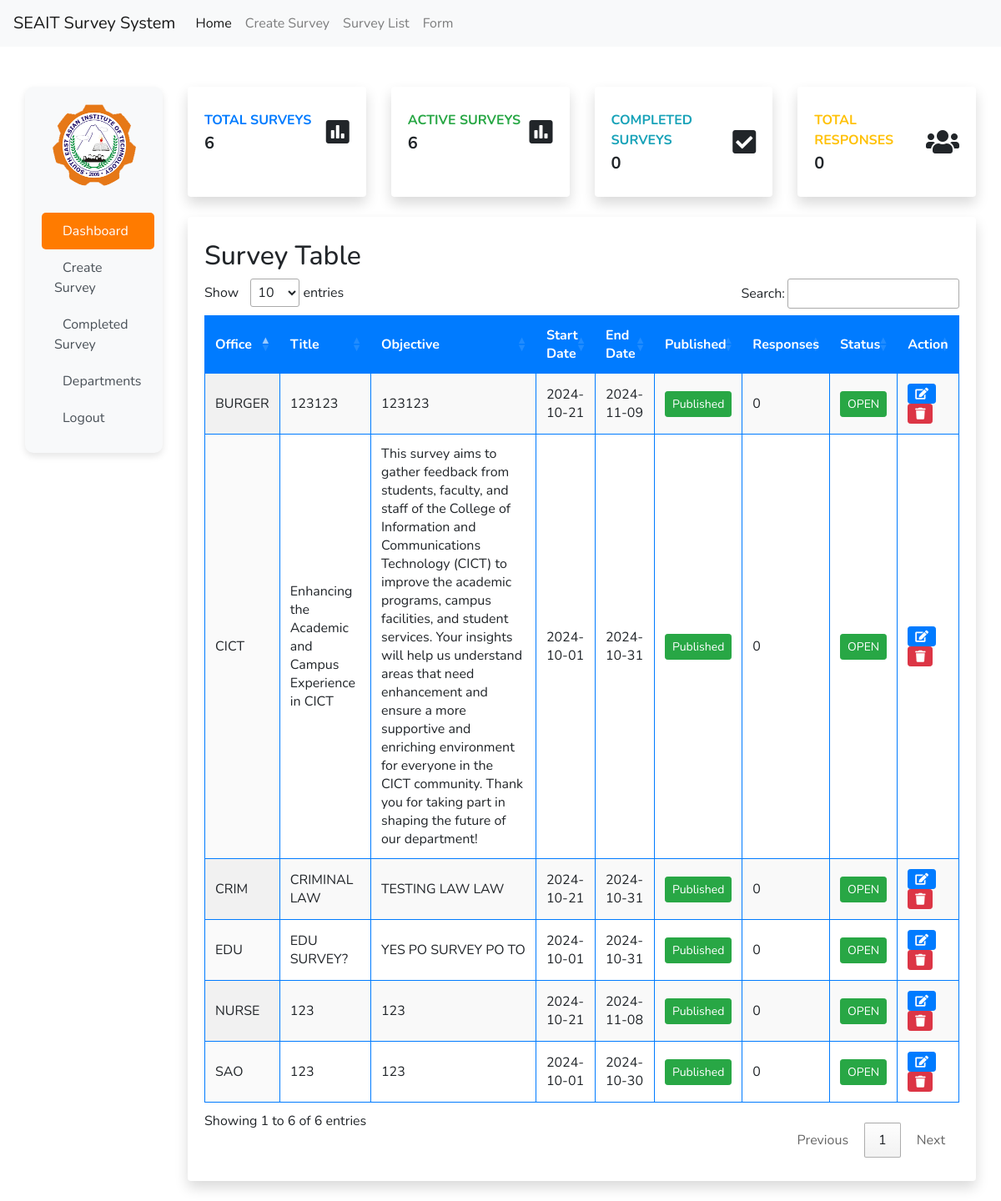
Page /trash/home.php on the committed database.
### tables this page shows
CREATE TABLE IF NOT EXISTS `surveys` (
  `survey_id` int NOT NULL AUTO_INCREMENT,
  `office` varchar(100) NOT NULL,
  `title` varchar(255) NOT NULL,
  `objective` text,
  `is_anonymous` tinyint(1) DEFAULT '0',
  `is_published` tinyint(1) DEFAULT '0',
  `start_date` date DEFAULT NULL,
  `end_date` date DEFAULT NULL,
  `created_by` int DEFAULT NULL,
  `created_at` timestamp NULL DEFAULT CURRENT_TIMESTAMP,
  `updated_at` timestamp NULL DEFAULT CURRENT_TIMESTAMP ON UPDATE CURRENT_TIMESTAMP,
  `is_complete` int NOT NULL,
  PRIMARY KEY (`survey_id`),
  KEY `created_by` (`created_by`)
);

### trash/home.php (the view, shortened to what this page needs)
<?php include 'includes/header.php';
include 'includes/navtop.php';
mysqli_set_charset($conn, "utf8");
$surveytable = "SELECT * FROM surveys";
if ($stmt = mysqli_prepare($conn, $surveytable)) {
    mysqli_stmt_execute($stmt);
    $surveyresult = mysqli_stmt_get_result($stmt);
} else {
    echo "Failed to prepare statement: " . mysqli_error($conn);
}
?>
<link rel="stylesheet" href="https://cdnjs.cloudflare.com/ajax/libs/font-awesome/5.13.0/css/all.min.css">
<link rel="stylesheet" href="https://cdn.datatables.net/1.11.5/css/jquery.dataTables.min.css">
<link rel="stylesheet" href="../css/home.css">
<div class="container-fluid d-flex">
    <?php include 'includes/sidebar.php'; ?>
    <div class="col">
        <div class="row">
            <div class="container-fluid mt-5">
                <div class="row">
                    <div class="col-xl-3 col-md-6 mb-4">
                        <div class="card border-left-primary shadow h-100 py-2">
                            <div class="card-body">
                                <div class="row no-gutters align-items-center">
                                    <div class="col mr-2">
                                        <div class="text-xs font-weight-bold text-primary text-uppercase mb-1">Total
                                            Surveys
                                        </div>
                                        <div class="h5 mb-0 font-weight-bold text-gray-800">
                                            <?php echo mysqli_num_rows($surveyresult); ?>
                                        </div>
                                    </div>
                                    <div class="col-auto">
                                        <i class="fas fa-poll fa-2x text-gray-300"></i>
                                    </div>
                                </div>
                            </div>
                        </div>
                    </div>
                    <div class="col-xl-3 col-md-6 mb-4">
                        <div class="card border-left-success shadow h-100 py-2">
                            <div class="card-body">
                                <div class="row no-gutters align-items-center">
                                    <div class="col mr-2">
                                        <div class="text-xs font-weight-bold text-success text-uppercase mb-1">Active
                                            Surveys
                                        </div>
                                        <?php
                                        $activesurveys = "SELECT * FROM surveys WHERE end_date > NOW() OR is_published = 0";
                                        if ($stmt = mysqli_prepare($conn, $activesurveys)) {
                                            mysqli_stmt_execute($stmt);
                                            $activesurveyresult = mysqli_stmt_get_result($stmt);
                                        }
                                        ?>
                                        <div class="h5 mb-0 font-weight-bold text-gray-800">
                                            <?php echo mysqli_num_rows($activesurveyresult); ?>
                                        </div>
                                    </div>
                                    <div class="col-auto">
                                        <i class="fas fa-poll fa-2x text-gray-300"></i>
                                    </div>
                                </div>
                            </div>
                        </div>
                    </div>
                    <div class="col-xl-3 col-md-6 mb-4">
                        <div class="card border-left-info shadow h-100 py-2">
                            <div class="card-body">
                                <div class="row no-gutters align-items-center">
                                    <div class="col mr-2">
                                        <div class="text-xs font-weight-bold text-info text-uppercase mb-1">Completed
                                            Surveys</div>
                                        <?php
                                        $completeurveys = "SELECT * FROM surveys WHERE end_date < NOW() AND is_published = 1";
                                        if ($stmt = mysqli_prepare($conn, $completeurveys)) {
                                            mysqli_stmt_execute($stmt);
                                            $completeurveyresult = mysqli_stmt_get_result($stmt);
                                        }
                                        ?>
                                        <div class="h5 mb-0 font-weight-bold text-gray-800">
                                            <?php echo mysqli_num_rows($completeurveyresult); ?>
                                        </div>
                                    </div>
                                    <div class="col-auto">
                                        <i class="fas fa-check-square fa-2x text-gray-300"></i>
                                    </div>
                                </div>
                            </div>
                        </div>
                    </div>
                    <div class="col-xl-3 col-md-6 mb-4">
                        <div class="card border-left-warning shadow h-100 py-2">
                            <div class="card-body">
                                <div class="row no-gutters align-items-center">
                                    <div class="col mr-2">
                                        <div class="text-xs font-weight-bold text-warning text-uppercase mb-1">Total
                                            Responses</div>
                                        <?php
                                        $surveyresponses = "SELECT COUNT(*) AS total_responses FROM surveyresponses";
                                        if ($stmt = mysqli_prepare($conn, $surveyresponses)) {
                                            mysqli_stmt_execute($stmt);
                                            $surveyresponsesresult = mysqli_stmt_get_result($stmt);
                                            $surveyresponsesrow = mysqli_fetch_assoc($surveyresponsesresult);
                                        }
                                        ?>
                                        <div class="h5 mb-0 font-weight-bold text-gray-800">
                                            <?php echo $surveyresponsesrow['total_responses']; ?>
                                        </div>
                                    </div>
                                    <div class="col-auto">
                                        <i class="fas fa-users fa-2x text-gray-300"></i>
                                    </div>
                                </div>
                            </div>
                        </div>
                    </div>
                </div>
                <div class="row">
                    <div class="col-xl-12 col-md-6 mb-4">
                        <div class="card border-left-warning shadow h-100 py-2">
                            <div class="card-body">
                                <div class="row no-gutters align-items-center w-100">
                                    <div class="col-12">
                                        <h2>Survey Table</h2>
                                        <table id="surveyTable" class="display">
                                            <thead>
                                                <tr>
                                                    <th>Office</th>
                                                    <th>Title</th>
                                                    <th>Objective</th>
                                                    <th>Start Date</th>
                                                    <th>End Date</th>
                                                    <th>Published</th>
                                                    <th>Responses</th>
                                                    <th>Status</th>
                                                    <th>Action</th>
                                                </tr>
                                            </thead>
                                            <tbody>
                                                <?php while ($surveyrow = mysqli_fetch_assoc($surveyresult)) { ?>
                                                    <tr>
                                                        <td><?php echo htmlspecialchars($surveyrow['office'], ENT_QUOTES, 'UTF-8'); ?>
                                                        </td>
                                                        <td><?php echo htmlspecialchars($surveyrow['title'], ENT_QUOTES, 'UTF-8'); ?>
                                                        </td>
                                                        <td><?php echo htmlspecialchars($surveyrow['objective'], ENT_QUOTES, 'UTF-8'); ?>
                                                        </td>
                                                        <td><?php echo htmlspecialchars($surveyrow['start_date'], ENT_QUOTES, 'UTF-8'); ?>
                                                        </td>
                                                        <td><?php echo htmlspecialchars($surveyrow['end_date'], ENT_QUOTES, 'UTF-8'); ?>
                                                        </td>
                                                        <td id="published_status_<?php echo $surveyrow['survey_id']; ?>">
                                                            <button
                                                                class="btn btn-sm btn-<?php echo $surveyrow['is_published'] == 1 ? 'success' : 'danger'; ?>"
                                                                onclick="changePublished(<?php echo $surveyrow['survey_id']; ?>, <?php echo $surveyrow['is_published']; ?>)">
                                                                <?php echo $surveyrow['is_published'] == 1 ? 'Published' : 'Not published'; ?>
                                                            </button>
                                                        </td>
                                                        <td>
                                                            <?php
                                                            $surveyresponses = "SELECT * FROM surveyresponses WHERE survey_id = ?";
                                                            $stmt = $conn->prepare($surveyresponses);
                                                            $stmt->bind_param("i", $surveyrow['survey_id']);
                                                            $stmt->execute();
                                                            $surveyresponsesresult = $stmt->get_result();
                                                            echo mysqli_num_rows($surveyresponsesresult);
                                                            ?>
                                                        </td>
                                                        <td id="open_status_<?php echo $surveyrow['survey_id']; ?>">
                                                            <button
                                                                class="btn btn-sm btn-<?php echo $surveyrow['is_complete'] == 1 ? 'danger' : 'success'; ?>"
                                                                onclick="confirmChangeOpen(<?php echo $surveyrow['survey_id']; ?>, <?php echo $surveyrow['is_complete']; ?>)">
                                                                <?php echo $surveyrow['is_complete'] == 1 ? 'CLOSED' : 'OPEN'; ?>
                                                            </button>
                                                        </td>
                                                        <td>
                                                            <button href="#" class="btn btn-sm btn-primary"
                                                                onclick="openEditModal(<?php echo $surveyrow['survey_id']; ?>, '<?php echo addslashes($surveyrow['office']); ?>', '<?php echo addslashes($surveyrow['title']); ?>', '<?php echo addslashes($surveyrow['objective']); ?>', '<?php echo $surveyrow['start_date']; ?>', '<?php echo $surveyrow['end_date']; ?>')"><i
                                                                    class="fas fa-edit"></i></button>
                                                            <button class="btn btn-sm btn-danger deleteSurveyBtn"
                                                                data-survey-id="<?php echo $surveyrow['survey_id']; ?>">
                                                                <i class="fas fa-trash"></i>
                                                            </button>
                                                        </td>
                                                    </tr>
                                                <?php } ?>
                                            </tbody>
                                        </table>
                                    </div>
                                </div>
                            </div>
                        </div>
                    </div>
                </div>
            </div>
        </div>
    </div>
</div>
<?php include 'includes/footer.php'; ?>

### trash/home.css (style rules this page uses)
body { margin: 0; height: auto; overflow-y: auto; position: relative; font-family: "Nunito", sans-serif; }
body::before { content: ""; position: fixed; top: 0; left: 0; width: 100%; height: 100%; background-image: url("../assets/image/bgsur.png"); background-repeat: no-repeat; background-position: center; background-size: cover; z-index: -1; }
.card { border: none; }
#surveyTable { width: 100%; border-collapse: collapse; }
#surveyTable thead { background-color: #007bff; color: white; }
#surveyTable th, #surveyTable td { padding: 12px; text-align: left; border: 1px solid #007bff; }
table td { text-transform: none; }
.btn-primary { background-color: #007bff; border-color: #007bff; }

### rows in the picture
surveys: office "CICT", title "Enhancing the Academic and Campus Experience in CICT", objective "This survey aims to gather feedback from students, faculty, and staff of the College of Information and Communications Technology (CICT) to improve the academic programs, campus facilities, and student services. Your insights will help us understand areas that need enhancement and ensure a more supportive and enriching environment for everyone in the CICT community. Thank you for taking part in shaping the future of our department!", start_date "2024-10-01", end_date "2024-10-31", is_published "Published", mysqli_num_rows($surveyresponsesresult) "0", is_complete "OPEN"
surveys: office "SAO", title "123", objective "123", start_date "2024-10-01", end_date "2024-10-30", is_published "Published", mysqli_num_rows($surveyresponsesresult) "0", is_complete "OPEN"
surveys: office "EDU", title "EDU SURVEY?", objective "YES PO SURVEY PO TO", start_date "2024-10-01", end_date "2024-10-31", is_published "Published", mysqli_num_rows($surveyresponsesresult) "0", is_complete "OPEN"
surveys: office "CRIM", title "CRIMINAL LAW", objective "TESTING LAW LAW", start_date "2024-10-21", end_date "2024-10-31", is_published "Published", mysqli_num_rows($surveyresponsesresult) "0", is_complete "OPEN"
surveys: office "BURGER", title "123123", objective "123123", start_date "2024-10-21", end_date "2024-11-09", is_published "Published", mysqli_num_rows($surveyresponsesresult) "0", is_complete "OPEN"
surveys: office "NURSE", title "123", objective "123", start_date "2024-10-21", end_date "2024-11-08", is_published "Published", mysqli_num_rows($surveyresponsesresult) "0", is_complete "OPEN"

### other values in the picture
mysqli_num_rows($surveyresult) "6"
mysqli_num_rows($activesurveyresult) "6"
mysqli_num_rows($completeurveyresult) "0"
$surveyresponsesrow['total_responses'] "0"
